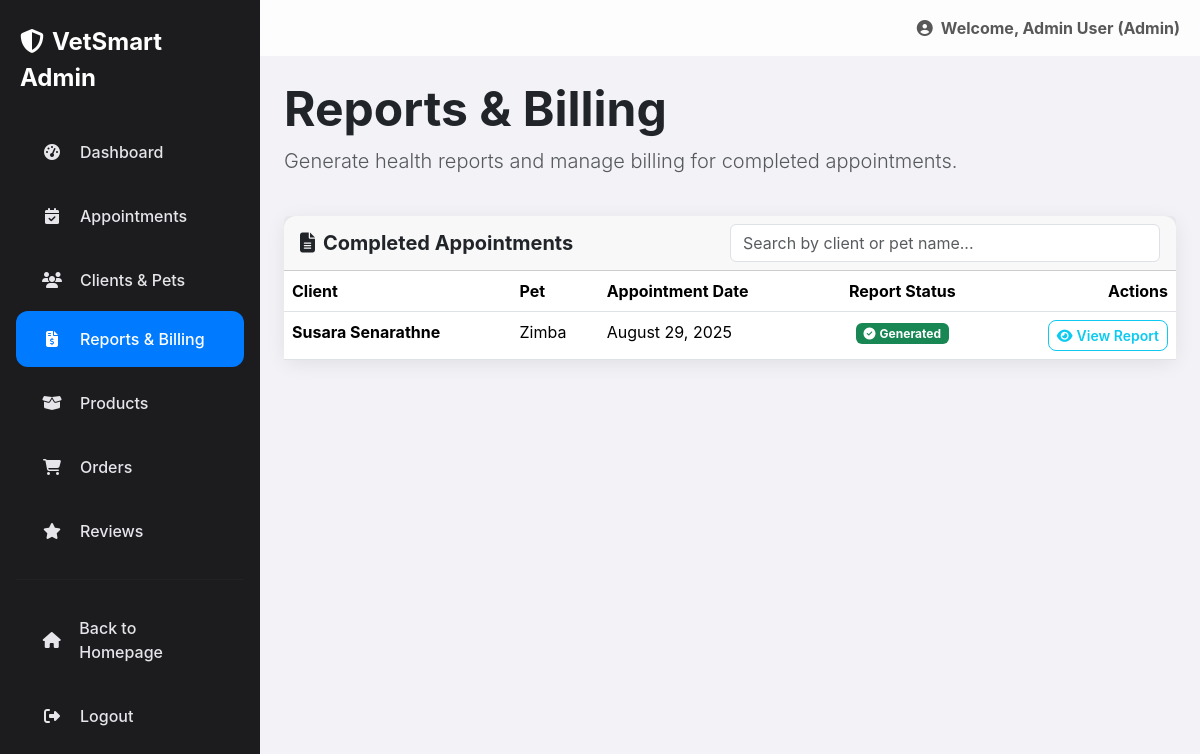
Screenshot of /VetSmart/admin/reports.php (signed in) with the database file from the repository.
### tables this page shows
CREATE TABLE `appointments` (
  `appointment_id` int(11) NOT NULL,
  `client_id` int(11) NOT NULL,
  `pet_id` int(11) NOT NULL,
  `vet_id` int(11) DEFAULT NULL,
  `appointment_date` datetime NOT NULL,
  `reason` text NOT NULL,
  `status` enum('Pending','Confirmed','In Progress','Completed','Cancelled') NOT NULL DEFAULT 'Pending',
  `created_at` timestamp NOT NULL DEFAULT current_timestamp()
);

CREATE TABLE `users` (
  `user_id` int(11) NOT NULL,
  `full_name` varchar(255) NOT NULL,
  `email` varchar(255) NOT NULL,
  `password` varchar(255) NOT NULL,
  `phone_number` varchar(20) DEFAULT NULL,
  `address` text DEFAULT NULL,
  `role` enum('client','admin') NOT NULL DEFAULT 'client',
  `created_at` timestamp NOT NULL DEFAULT current_timestamp()
);

CREATE TABLE `pets` (
  `pet_id` int(11) NOT NULL,
  `owner_id` int(11) NOT NULL,
  `pet_name` varchar(255) NOT NULL,
  `species` varchar(100) DEFAULT NULL,
  `breed` varchar(100) DEFAULT NULL,
  `date_of_birth` date DEFAULT NULL,
  `gender` enum('Male','Female','Unknown') NOT NULL DEFAULT 'Unknown',
  `medical_history` text DEFAULT NULL,
  `pet_image_url` varchar(255) DEFAULT NULL
);

### VetSmart/admin/reports.php (the view, shortened to what this page needs)
<?php
include 'includes/header.php';
$appointments = [];
$sql = "SELECT
            a.appointment_id, a.appointment_date,
            u.full_name AS client_name, p.pet_name,
            r.report_id
        FROM appointments a
        JOIN users u ON a.client_id = u.user_id
        JOIN pets p ON a.pet_id = p.pet_id
        LEFT JOIN reports r ON a.appointment_id = r.appointment_id
        WHERE a.status = 'Completed'
        ORDER BY a.appointment_date DESC";
$result = mysqli_query($conn, $sql);
if ($result) {
    while ($row = mysqli_fetch_assoc($result)) {
        $appointments[] = $row;
    }
}
?>
<div class="d-flex justify-content-between align-items-center mb-4">
    <div>
        <h1 class="display-5 fw-bold mb-2">Reports & Billing</h1>
        <p class="lead text-muted">Generate health reports and manage billing for completed appointments.</p>
    </div>
</div>
<div class="card">
    <div class="card-header">
        <div class="d-flex justify-content-between align-items-center">
            <h5 class="fw-bold mb-0"><i class="fas fa-file-alt me-2"></i>Completed Appointments</h5>
            <div class="w-50">
                <input type="text" id="reportSearchInput" class="form-control" placeholder="Search by client or pet name...">
            </div>
        </div>
    </div>
    <div class="card-body p-0">
        <div class="table-responsive">
            <table class="table table-hover mb-0" id="reportsTable">
                <thead>
                    <tr>
                        <th>Client</th>
                        <th>Pet</th>
                        <th>Appointment Date</th>
                        <th class="text-center">Report Status</th>
                        <th class="text-end">Actions</th>
                    </tr>
                </thead>
                <tbody>
                    <?php if (empty($appointments)): ?>
                        <tr><td colspan="5" class="text-center text-muted p-5">No completed appointments found.</td></tr>
                    <?php else: ?>
                        <?php foreach ($appointments as $appt): ?>
                            <tr class="report-row" data-search-term="<?php echo strtolower(htmlspecialchars($appt['client_name'] . ' ' . $appt['pet_name'])); ?>">
                                <td><strong><?php echo htmlspecialchars($appt['client_name']); ?></strong></td>
                                <td><?php echo htmlspecialchars($appt['pet_name']); ?></td>
                                <td><?php echo date('F j, Y', strtotime($appt['appointment_date'])); ?></td>
                                <td class="text-center">
                                    <?php if ($appt['report_id']): ?>
                                        <span class="badge bg-success"><i class="fas fa-check-circle me-1"></i>Generated</span>
                                    <?php else: ?>
                                        <span class="badge bg-secondary"><i class="fas fa-clock me-1"></i>Awaiting</span>
                                    <?php endif; ?>
                                </td>
                                <td class="text-end">
                                    <?php if ($appt['report_id']): ?>
                                        <a href="view_receipt.php?report_id=<?php echo $appt['report_id']; ?>" class="btn btn-sm btn-outline-info">
                                            <i class="fas fa-eye me-1"></i>View Report
                                        </a>
                                    <?php endif; ?>
                                </td>
                            </tr>
                        <?php endforeach; ?>
                    <?php endif; ?>
                </tbody>
            </table>
        </div>
    </div>
</div>
<?php
include 'includes/footer.php';
?>

### VetSmart/admin/includes/header.php (style rules this page uses)
:root { --ios-blue: #007AFF; --ios-light-gray: #F2F2F7; --ios-dark-gray: #1C1C1E; --sidebar-bg: #1C1C1E; --sidebar-text: #E5E5EA; --sidebar-hover: #3A3A3C; --main-bg: #F2F2F7; --card-bg: #FFFFFF; --border-radius: 12px; }
body { font-family: -apple-system, BlinkMacSystemFont, 'SF Pro Display', 'Segoe UI', Roboto, sans-serif; background-color: var(--main-bg); overflow-x: hidden; }
.card { border: none; border-radius: var(--border-radius); box-shadow: 0 4px 20px rgba(0,0,0,0.08); background-color: var(--card-bg); }
.btn { border-radius: 8px; font-weight: 600; }

### rows the page displays
appointments: client.full_name "Susara Senarathne", pet.pet_name "Zimba", appointment_date "August 29, 2025"

### other values shown
$_SESSION['full_name'] "Admin User"
